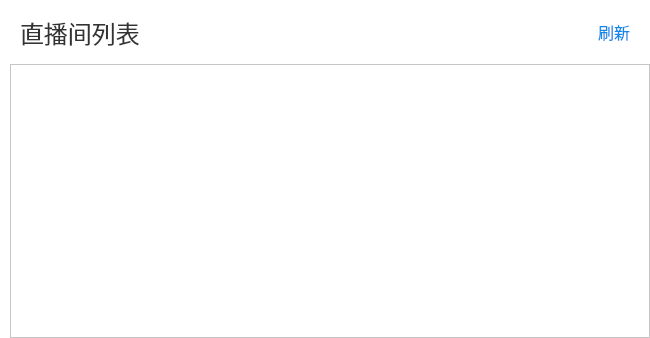
        <widget class="QWidget" name="m_zoneRoomList" native="true">
         <property name="minimumSize">
          <size>
           <width>650</width>
           <height>338</height>
          </size>
         </property>
         <property name="maximumSize">
          <size>
           <width>16777215</width>
           <height>16777215</height>
          </size>
         </property>
         <property name="styleSheet">
          <string notr="true">QWidget{
    background-color: #ffffff;
 }</string>
         </property>
         <layout class="QVBoxLayout" name="verticalLayout_3">
          <property name="spacing">
           <number>0</number>
          </property>
          <property name="leftMargin">
           <number>0</number>
          </property>
          <property name="topMargin">
           <number>0</number>
          </property>
          <property name="rightMargin">
           <number>0</number>
          </property>
          <property name="bottomMargin">
           <number>0</number>
          </property>
          <item>
           <layout class="QVBoxLayout" name="verticalLayout_2">
            <property name="spacing">
             <number>0</number>
            </property>
            <property name="leftMargin">
             <number>0</number>
            </property>
            <property name="rightMargin">
             <number>0</number>
            </property>
            <item>
             <layout class="QHBoxLayout" name="horizontalLayout">
              <property name="spacing">
               <number>0</number>
              </property>
              <property name="leftMargin">
               <number>20</number>
              </property>
              <property name="rightMargin">
               <number>0</number>
              </property>
              <item>
               <widget class="QLabel" name="m_TitleList">
                <property name="minimumSize">
                 <size>
                  <width>0</width>
                  <height>64</height>
                 </size>
                </property>
                <property name="maximumSize">
                 <size>
                  <width>16777215</width>
                  <height>64</height>
                 </size>
                </property>
                <property name="styleSheet">
                 <string notr="true">QLabel{
    font-family: 微软雅黑;
    font-size: 24px;
    border: none;
    text-align: left;
    color: #333333;
 }</string>
                </property>
                <property name="text">
                 <string>直播间列表</string>
                </property>
               </widget>
              </item>
              <item>
               <spacer name="horizontalSpacer_30">
                <property name="orientation">
                 <enum>Qt::Horizontal</enum>
                </property>
                <property name="sizeHint" stdset="0">
                 <size>
                  <width>40</width>
                  <height>20</height>
                 </size>
                </property>
               </spacer>
              </item>
              <item>
               <widget class="ZegoProgressIndicator" name="m_progIndicator" native="true">
                <property name="minimumSize">
                 <size>
                  <width>20</width>
                  <height>20</height>
                 </size>
                </property>
                <property name="maximumSize">
                 <size>
                  <width>20</width>
                  <height>20</height>
                 </size>
                </property>
               </widget>
              </item>
              <item>
               <widget class="ZegoImageButton" name="m_bRefreshRoomList">
                <property name="sizePolicy">
                 <sizepolicy hsizetype="Minimum" vsizetype="Fixed">
                  <horstretch>0</horstretch>
                  <verstretch>0</verstretch>
                 </sizepolicy>
                </property>
                <property name="minimumSize">
                 <size>
                  <width>0</width>
                  <height>0</height>
                 </size>
                </property>
                <property name="maximumSize">
                 <size>
                  <width>16777215</width>
                  <height>16777215</height>
                 </size>
                </property>
                <property name="cursor">
                 <cursorShape>PointingHandCursor</cursorShape>
                </property>
                <property name="focusPolicy">
                 <enum>Qt::ClickFocus</enum>
                </property>
                <property name="layoutDirection">
                 <enum>Qt::RightToLeft</enum>
                </property>
                <property name="styleSheet">
                 <string notr="true">QPushButton{
     font-family: 微软雅黑;
     font-size: 16px;
     color: #0e88eb;
     text-align: top;
     border: none;
 }

QPushButton:hover{
    color: #0f8ff7;
}

QPushButton:pressed{
    color: #0d80de;
}



</string>
                </property>
                <property name="text">
                 <string>刷新</string>
                </property>
                <property name="flat">
                 <bool>true</bool>
                </property>
               </widget>
              </item>
              <item>
               <spacer name="horizontalSpacer_31">
                <property name="orientation">
                 <enum>Qt::Horizontal</enum>
                </property>
                <property name="sizeType">
                 <enum>QSizePolicy::Fixed</enum>
                </property>
                <property name="sizeHint" stdset="0">
                 <size>
                  <width>20</width>
                  <height>20</height>
                 </size>
                </property>
               </spacer>
              </item>
             </layout>
            </item>
            <item>
             <widget class="ZegoRoomList" name="m_roomList">
              <property name="minimumSize">
               <size>
                <width>0</width>
                <height>271</height>
               </size>
              </property>
              <property name="maximumSize">
               <size>
                <width>16777215</width>
                <height>16777215</height>
               </size>
              </property>
              <property name="styleSheet">
               <string notr="true">QTableView{
     font-family: 微软雅黑;
     font-size: 14px;
     color: #333333; 
     margin-left: 10px;  
     background-color: #ffffff;
      
 }

QTableView::item{
     border: none;
     border-bottom: 1px solid #e6e6e6;
     padding-left: 6px;
     height: 50px;
     background-color: #ffffff;
 }

QTableView::item:selected{
     background-color: #0e88eb;
     color: #ffffff;
}

QHeaderView{
     font-size: 14px;
     font-family: 微软雅黑;
     color: #333333;
     border: none;
     border-bottom: 1px solid #e6e6e6;
}

QHeaderView::section:horizontal{
    height: 30px;
    background: #ffffff;
    border: none;
    padding-left: 10px;
    border-right: 1px solid #e6e6e6;
}
 </string>
              </property>
              <property name="horizontalScrollMode">
               <enum>QAbstractItemView::ScrollPerItem</enum>
              </property>
              <property name="showGrid">
               <bool>false</bool>
              </property>
             </widget>
            </item>
           </layout>
          </item>
         </layout>
        </widget>
